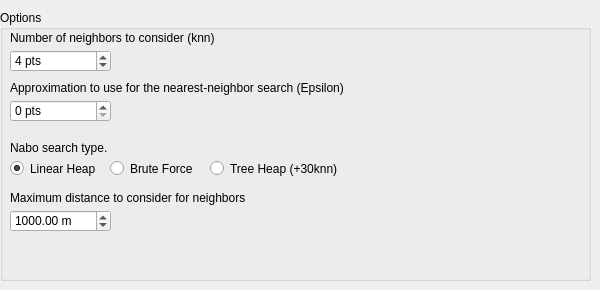
     <widget class="QWidget" name="kdTree">
      <property name="accessibleName">
       <string/>
      </property>
      <attribute name="title">
       <string>KDTreeMatcher</string>
      </attribute>
      <widget class="QGroupBox" name="groupBox_20">
       <property name="geometry">
        <rect>
         <x>0</x>
         <y>10</y>
         <width>591</width>
         <height>271</height>
        </rect>
       </property>
       <property name="title">
        <string>Options</string>
       </property>
       <widget class="QDoubleSpinBox" name="kdTreeKnn">
        <property name="geometry">
         <rect>
          <x>10</x>
          <y>40</y>
          <width>101</width>
          <height>22</height>
         </rect>
        </property>
        <property name="suffix">
         <string> pts</string>
        </property>
        <property name="decimals">
         <number>0</number>
        </property>
        <property name="minimum">
         <double>1.000000000000000</double>
        </property>
        <property name="maximum">
         <double>10000000.000000000000000</double>
        </property>
        <property name="singleStep">
         <double>1.000000000000000</double>
        </property>
        <property name="value">
         <double>4.000000000000000</double>
        </property>
       </widget>
       <widget class="QLabel" name="kdTreeKnnTitle">
        <property name="geometry">
         <rect>
          <x>10</x>
          <y>20</y>
          <width>291</width>
          <height>16</height>
         </rect>
        </property>
        <property name="text">
         <string>Number of neighbors to consider (knn)</string>
        </property>
       </widget>
       <widget class="QDoubleSpinBox" name="kdTreeEpsilon">
        <property name="geometry">
         <rect>
          <x>10</x>
          <y>90</y>
          <width>101</width>
          <height>22</height>
         </rect>
        </property>
        <property name="suffix">
         <string> pts</string>
        </property>
        <property name="decimals">
         <number>0</number>
        </property>
        <property name="minimum">
         <double>0.000000000000000</double>
        </property>
        <property name="maximum">
         <double>10000000.000000000000000</double>
        </property>
        <property name="singleStep">
         <double>1.000000000000000</double>
        </property>
        <property name="value">
         <double>0.000000000000000</double>
        </property>
       </widget>
       <widget class="QLabel" name="kdTreeEpsilonTitle">
        <property name="geometry">
         <rect>
          <x>10</x>
          <y>70</y>
          <width>441</width>
          <height>16</height>
         </rect>
        </property>
        <property name="text">
         <string>Approximation to use for the nearest-neighbor search (Epsilon)</string>
        </property>
       </widget>
       <widget class="QRadioButton" name="kdTreeTree">
        <property name="geometry">
         <rect>
          <x>210</x>
          <y>150</y>
          <width>141</width>
          <height>17</height>
         </rect>
        </property>
        <property name="text">
         <string>Tree Heap (+30knn)</string>
        </property>
        <property name="checked">
         <bool>false</bool>
        </property>
        <attribute name="buttonGroup">
         <string notr="true">buttonGroup_8</string>
        </attribute>
       </widget>
       <widget class="QRadioButton" name="kdTreeLinear">
        <property name="geometry">
         <rect>
          <x>10</x>
          <y>150</y>
          <width>91</width>
          <height>17</height>
         </rect>
        </property>
        <property name="text">
         <string>Linear Heap</string>
        </property>
        <property name="checked">
         <bool>true</bool>
        </property>
        <attribute name="buttonGroup">
         <string notr="true">buttonGroup_8</string>
        </attribute>
       </widget>
       <widget class="QRadioButton" name="kdTreeBrute">
        <property name="geometry">
         <rect>
          <x>110</x>
          <y>150</y>
          <width>91</width>
          <height>17</height>
         </rect>
        </property>
        <property name="text">
         <string>Brute Force</string>
        </property>
        <property name="checked">
         <bool>false</bool>
        </property>
        <attribute name="buttonGroup">
         <string notr="true">buttonGroup_8</string>
        </attribute>
       </widget>
       <widget class="QLabel" name="kdTreeEpsilonTitle_2">
        <property name="geometry">
         <rect>
          <x>10</x>
          <y>130</y>
          <width>141</width>
          <height>16</height>
         </rect>
        </property>
        <property name="text">
         <string>Nabo search type.</string>
        </property>
       </widget>
       <widget class="QDoubleSpinBox" name="kdTreeMaxDist">
        <property name="geometry">
         <rect>
          <x>10</x>
          <y>200</y>
          <width>101</width>
          <height>22</height>
         </rect>
        </property>
        <property name="suffix">
         <string> m</string>
        </property>
        <property name="decimals">
         <number>2</number>
        </property>
        <property name="minimum">
         <double>0.000000000000000</double>
        </property>
        <property name="maximum">
         <double>10000000.000000000000000</double>
        </property>
        <property name="singleStep">
         <double>1.000000000000000</double>
        </property>
        <property name="value">
         <double>1000.000000000000000</double>
        </property>
       </widget>
       <widget class="QLabel" name="kdTreeMaxDistTitle">
        <property name="geometry">
         <rect>
          <x>10</x>
          <y>180</y>
          <width>441</width>
          <height>16</height>
         </rect>
        </property>
        <property name="text">
         <string>Maximum distance to consider for neighbors</string>
        </property>
       </widget>
      </widget>
     </widget>
